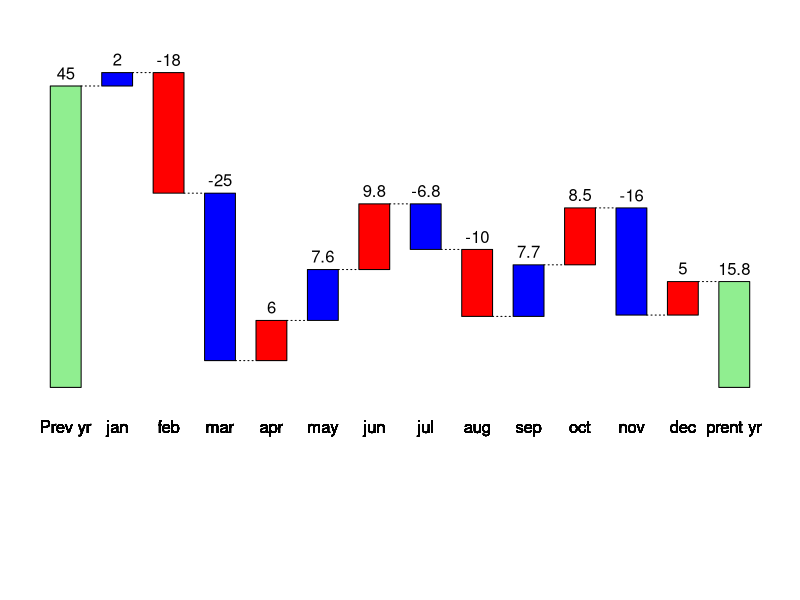

This chart was generated by the following R code:
install.packages("plotrix")
library(plotrix)
sales = read.csv("waterfall.csv")
names(sales)[1] = "lbl"
staircase.plot( sales$value, totals = sales$logic, labels = sales$lbl, total.col = c("lightgreen"), inc.col = c("blue","red"))
